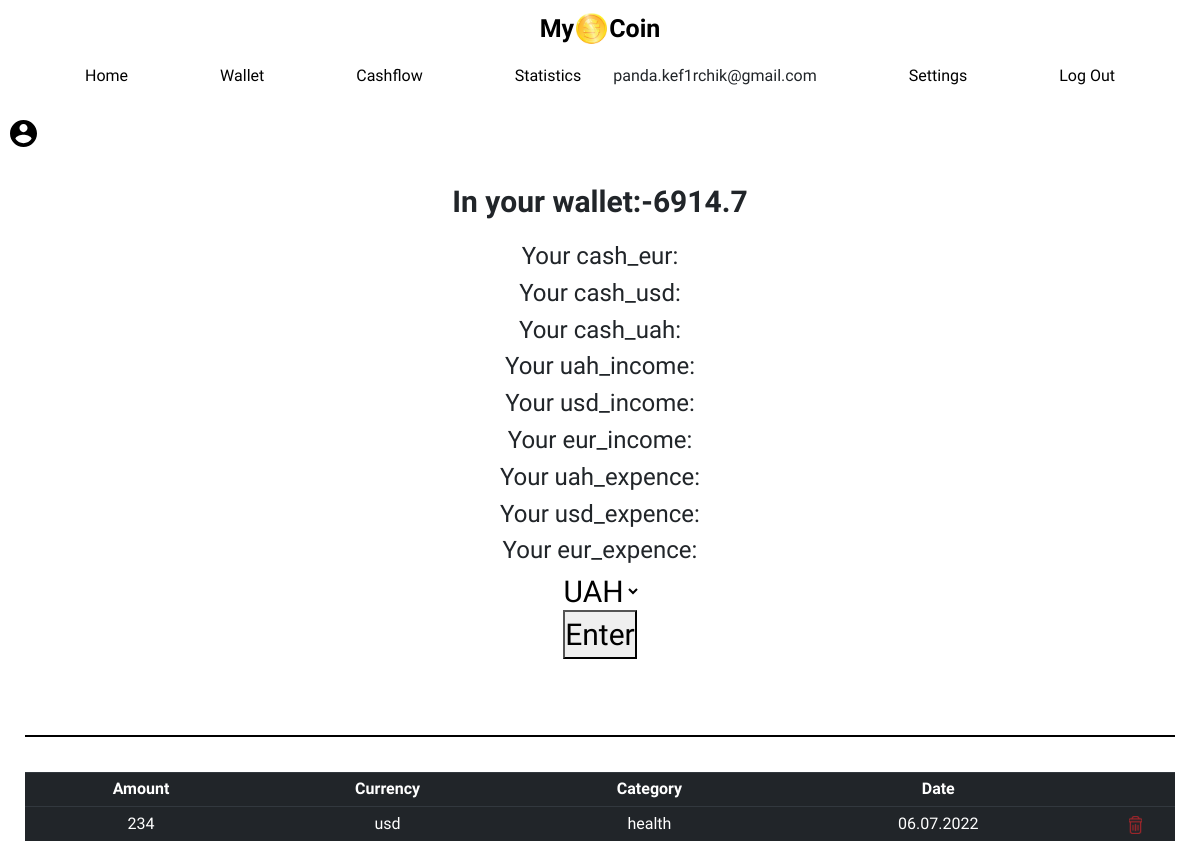
Page /wallet (signed in) on the earlier database version.
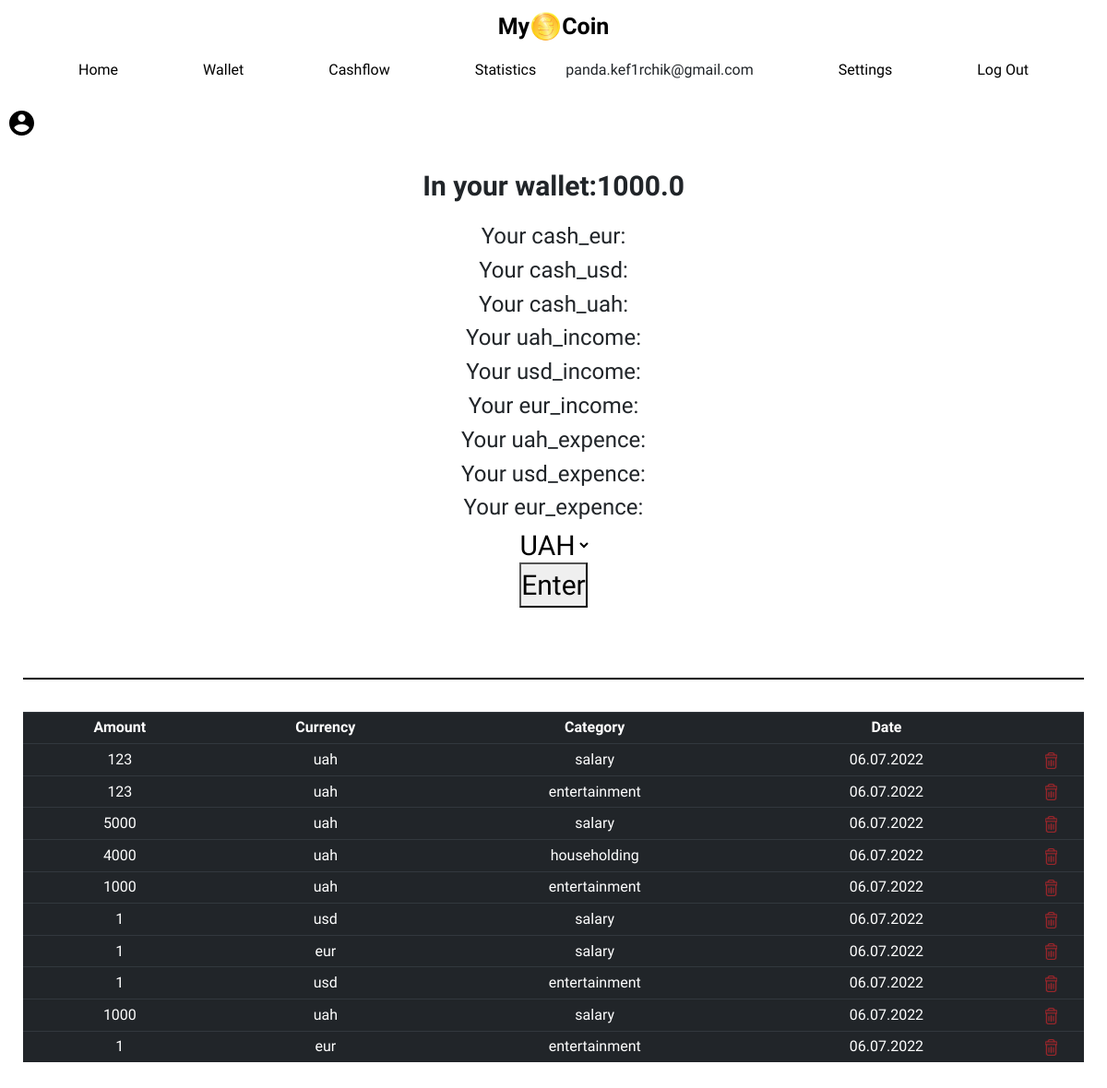
Same page on the later database version.
### tables this page shows
CREATE TABLE users (id INTEGER PRIMARY KEY AUTOINCREMENT NOT NULL,
username TEXT NOT NULL,
hash TEXT NOT NULL, confirmed BOOLEAN);

CREATE TABLE cashflow(    
      id INTEGER PRIMARY KEY AUTOINCREMENT NOT NULL ,
      cashflow_id INTEGER NOT NULL ,     
      type TEXT NOT NULL,
      count INTEGER,
      currency TEXT NOT NULL,
      category TEXT NOT NULL,
      daytime  DATETIME NOT NULL DEFAULT CURRENT_TIMESTAMP ,
      FOREIGN KEY(cashflow_id) REFERENCES users(id)
);

### app.py (the view)
@app.route("/wallet", methods=["GET", "POST"])
@login_required
def wallet():
    if request.method == "POST":
        uah_income = db.execute("SELECT sum(count) FROM cashflow WHERE type = 'income' and cashflow_id = ? and currency = 'uah'", session["user_id"])[0]["sum(count)"]
        usd_income = db.execute("SELECT sum(count) FROM cashflow WHERE type = 'income' and cashflow_id = ? and currency = 'usd'", session["user_id"])[0]["sum(count)"]
        eur_income = db.execute("SELECT sum(count) FROM cashflow WHERE type = 'income' and cashflow_id = ? and currency = 'eur'", session["user_id"])[0]["sum(count)"]
        uah_expence = db.execute("SELECT sum(count) FROM cashflow WHERE type = 'expense' and cashflow_id = ? and currency = 'uah'", session["user_id"])[0]["sum(count)"]
        usd_expence = db.execute("SELECT sum(count) FROM cashflow WHERE type = 'expense' and cashflow_id = ? and currency = 'usd'", session["user_id"])[0]["sum(count)"]
        eur_expence = db.execute("SELECT sum(count) FROM cashflow WHERE type = 'expense' and cashflow_id = ? and currency = 'eur'", session["user_id"])[0]["sum(count)"]
        if uah_income is None:
            uah_income = 0
        if usd_income is None:
            usd_income = 0
        if eur_income is None:
            eur_income = 0
        if uah_expence is None:
            uah_expence = 0
        if usd_expence is None:
            usd_expence = 0
        if eur_expence is None:
            eur_expence = 0
        cash_uah = uah_income - uah_expence
        cash_usd = usd_income - usd_expence
        cash_eur = eur_income - eur_expence
        currency = request.form.get("currency")
        if currency == "UAH":
            usd_to_uah = exchange_rate["usd_to_uah"]
            eur_to_uah = exchange_rate["eur_to_uah"]
            cash_usd_in_uah = int(cash_usd) * usd_to_uah
            cash_usd_in_uah = float(round(cash_usd_in_uah, 2))
            cash_eur_in_uah = int(cash_eur) * eur_to_uah
            cash_eur_in_uah = float(round(cash_eur_in_uah, 2))
            cash_uah = float(round(cash_uah, 2))
            money = cash_usd_in_uah + cash_eur_in_uah + float(cash_uah)
        elif currency == "USD":
            uah_to_usd = exchange_rate["uah_to_usd"]
            eur_to_usd = exchange_rate["eur_to_usd"]
            cash_uah_in_usd = int(cash_uah) * uah_to_usd
            cash_uah_in_usd = float(round(cash_uah_in_usd, 2))
            cash_eur_in_usd = int(cash_eur) * eur_to_usd
            cash_eur_in_usd = float(round(cash_eur_in_usd, 2))
            cash_usd = str(round(cash_usd, 2))
            money = cash_uah_in_usd + cash_eur_in_usd + float(cash_usd)
        else:
            usd_to_eur = exchange_rate["usd_to_eur"]
            uah_to_eur = exchange_rate["uah_to_eur"]
            cash_usd_in_eur = int(cash_usd) * usd_to_eur
            cash_usd_in_eur = float(round(cash_usd_in_eur, 2))
            cash_uah_in_eur = int(cash_uah) * uah_to_eur
            cash_uah_in_eur = float(round(cash_uah_in_eur, 2))
            cash_eur = float(round(cash_eur, 2))
            money = cash_usd_in_eur + cash_uah_in_eur + float(cash_eur)
        my_coin = db.execute("SELECT id,count,currency,category,strftime('%d.%m.%Y',daytime) FROM cashflow WHERE cashflow_id = ?", session["user_id"])
        name = db.execute("SELECT username FROM users WHERE id = ?", session["user_id"])
        try:
            return render_template("wallet.html", my_coin = my_coin,name = name[0]["username"],money = money,cash_uah = cash_uah,cash_usd = cash_usd,cash_eur =cash_eur,uah_income = uah_income,usd_income = usd_income,eur_income= eur_income,uah_expence =uah_expence,usd_expence = usd_expence, eur_expence = eur_expence)
        except TypeError:
            render_template("emptywallet.html",name = name[0]["username"])
    else:
        uah_income = db.execute("SELECT sum(count) FROM cashflow WHERE type = 'income' and cashflow_id = ? and currency = 'uah'", session["user_id"])[0]["sum(count)"]
        usd_income = db.execute("SELECT sum(count) FROM cashflow WHERE type = 'income' and cashflow_id = ? and currency = 'usd'", session["user_id"])[0]["sum(count)"]
        eur_income = db.execute("SELECT sum(count) FROM cashflow WHERE type = 'income' and cashflow_id = ? and currency = 'eur'", session["user_id"])[0]["sum(count)"]
        uah_expence = db.execute("SELECT sum(count) FROM cashflow WHERE type = 'expense' and cashflow_id = ? and currency = 'uah'", session["user_id"])[0]["sum(count)"]
        usd_expence = db.execute("SELECT sum(count) FROM cashflow WHERE type = 'expense' and cashflow_id = ? and currency = 'usd'", session["user_id"])[0]["sum(count)"]
        eur_expence = db.execute("SELECT sum(count) FROM cashflow WHERE type = 'expense' and cashflow_id = ? and currency = 'eur'", session["user_id"])[0]["sum(count)"]
        if uah_income is None:
            uah_income = 0
        if usd_income is None:
            usd_income = 0
        if eur_income is None:
            eur_income = 0
        if uah_expence is None:
            uah_expence = 0
        if usd_expence is None:
            usd_expence = 0
        if eur_expence is None:
            eur_expence = 0
        cash_uah = uah_income - uah_expence
        cash_usd = usd_income - usd_expence
        cash_eur = eur_income - eur_expence
        usd_to_uah = exchange_rate["usd_to_uah"]
        eur_to_uah = exchange_rate["eur_to_uah"]
        cash_usd_in_uah = int(cash_usd) * usd_to_uah
        cash_usd_in_uah = float(round(cash_usd_in_uah, 2))
        cash_eur_in_uah = int(cash_eur) * eur_to_uah
        cash_eur_in_uah = float(round(cash_eur_in_uah, 2))
        cash_uah = float(round(cash_uah, 2))
        money = cash_usd_in_uah + cash_eur_in_uah + float(cash_uah)
        my_coin = db.execute("SELECT id,count,currency,category,strftime('%d.%m.%Y',daytime) FROM cashflow WHERE cashflow_id = ?", session["user_id"])
        name = db.execute("SELECT username FROM users WHERE id = ?", session["user_id"])
        try:
            return render_template("wallet.html", my_coin = my_coin,name = name[0]["username"],money = money)
        except TypeError:
            render_template("emptywallet.html",name = name[0]["username"])

### app.py (called while the page is built)
@app.after_request
def after_request(response):
    response.headers["Cache-Control"] = "no-cache, no-store, must-revalidate"
    response.headers["Expires"] = 0
    response.headers["Pragma"] = "no-cache"
    return response

### helpers.py (called while the page is built)
def login_required(f):
    @wraps(f)
    def decorated_function(*args, **kwargs):
        if session.get("user_id") is None:
            return redirect("/login")
        return f(*args, **kwargs)
    return decorated_function

### templates/wallet.html (shortened to what this page needs)
{% extends "index.html" %}
{% block main %}
    <form class="wallet-page" action="/wallet" method="post">
        <div class="money-in-wallet">
            <label class="in-your-wallet">In your wallet:{{money}}<br></label>
                <h4>Your cash_eur:{{cash_eur}}</h4>
                <h4>Your cash_usd:{{cash_usd}}</h4>
                <h4>Your cash_uah:{{cash_uah}}</h4>
                <h4>Your uah_income:{{uah_income}}</h4>
                <h4>Your usd_income:{{usd_income}}</h4>
                <h4>Your eur_income:{{eur_income}}</h4>
                <h4>Your uah_expence:{{uah_expence}}</h4>
                <h4>Your usd_expence:{{usd_expence}}</h4>
                <h4>Your eur_expence:{{eur_expence}}</h4>
                <select name="currency" id="currency">
                <option id="currency-value" value="UAH">UAH</option>
                </select>
                <button type="submit">Enter</button>
        </div>
    </form>
    <form class="wallet-page" action="/wallet" method="get">
        <hr class="wallet-upper-line">
        <table id="tabula" class="table table-dark table-sm" >
            <tr class="wallet-history-title">
                <td>Amount</td>
                <td>Currency</td>
                <td>Category</td>
                <td>Date</td>
                <td></td>
            </tr>
            {% for coin in my_coin %}
                <tr class="wallet-history-description">
                    <td class="wallet-history">{{coin["count"]}}</td>
                    <td class="wallet-history">{{coin["currency"]}}</td>
                    <td class="wallet-history">{{coin["category"]}}</td>
                    <td class="wallet-history">{{coin["strftime('%d.%m.%Y',daytime)"]}}</td>
                    <td class="wallet-history"><a href="{{ url_for('delete', deleted_id = coin["id"]) }}"</a><img class="trash-icon" src="../static/img/trash-icon.svg" alt="delete button"></button></td>
                </tr>
            {% endfor %}
    </form>
{% endblock %}

### templates/index.html (shortened to what this page needs)
<!DOCTYPE html>
<html lang="en">
    <head>
        <link href="/static/index.css" rel="stylesheet">
        <link rel="stylesheet"
        href="https://maxcdn.bootstrapcdn.com/bootstrap/4.0.0/css/bootstrap.min.css"
>
    </head>
    <body>
        <header>
            <a class="company-title" href="/home">My<img class="company-logo" src="../static/img/title-icon.svg" alt="coin">Coin</a>
            <nav class="navbar">
                    {% if session["user_id"] %}
                        <ul class="nav-menu">
                            <li class="nav-item"><a class="nav-link" href="/home">Home</a></li>
                            <li class="nav-item"><a class="nav-link" href="/wallet">Wallet</a></li>
                            <li class="nav-item"><a class="nav-link" href="/cashflow">Cashflow</a></li>
                            <li class="nav-item"><a class="nav-link" href="/statistics">Statistics</a></li>
                        </ul>
                        <ul class="nav-menu">
                            <li class="nav-item"><a class="nav-link">{{name}}</a></li>
                            <li class="nav-item"><a class="nav-link" href="/settings">Settings</a></li>
                            <li class="nav-item"><a class="nav-link" href="/logout">Log Out</a></li>
                        </ul>
                    {% else %}
                        <ul class="nav-menu">
                            <li class="nav-item"><a class="nav-link" href="/register">Register</a></li>
                            <li class="nav-item"><a class="nav-link" href="/login">Log In</a></li>
                        </ul>
                    {% endif %}
            </nav>
            <div class="user-nav">
            <img class="user-icon" src="../static/img/user-icon.svg" alt="user icon">
            </div>
        </header>
        <main class="container-fluid py-5 text-center">
            <div class="col-md-10"></div>
            {% block main %}{% endblock %}
        </main>
    </body>
</html>

### static/index.css (style rules this page uses)
* { padding: 0; margin: 0; box-sizing: border-box; font-family: "Anek Latin", sans-serif; }
body { background-image: url("img/MyCoin-background.jpg"); background-size: cover; max-width: 100%; height: 100%; background-attachment: fixed; padding: 10px; }
header { display: flex; justify-content: space-between; align-items: center; height: 50px; }
header .company-title { display: flex; justify-content: center; align-items: center; font-size: 25px; font-weight: bold; }
header .company-title img { padding: 0 2px 0 2px; }
header li { list-style: none; }
header a { text-decoration: none; color: black; }
header .navbar { display: flex; min-height: 70px; justify-content: center; align-items: center; }
header .user-icon { padding-right: 15px; }
header .nav-menu { display: flex; align-items: center; gap: 60px; }

### static/wallet.css (style rules this page uses)
.money-in-wallet { font-size: 30px; font-weight: bold; display: flex; justify-content: center; align-items: center; flex-direction: column; }
.in-your-wallet { padding: 10px 0 10px 0; }
#currency { background: none; border: none; font-size: 30px; }
#currency-value { background: none; border: none; }
.wallet-page { padding-top: 60px; }
.wallet-history { font-family: "Klee One"; }
.wallet-history-title, .wallet-history-description { text-align: center; }
.wallet-history-title { font-size: medium; font-weight: bold; }
td { padding: 0 5px 0 5px; }
.wallet-upper-line { margin-bottom: 35px; width: 100%; height: 1.5px; display: flex; justify-content: center; background-color: black; border: black; }

Differences in the rows shown:
removed cashflow: count "234", currency "usd", category "health", coin "06.07.2022"
added cashflow: count "123", currency "uah", category "salary", coin "06.07.2022"
added cashflow: count "123", currency "uah", category "entertainment", coin "06.07.2022"
added cashflow: count "5000", currency "uah", category "salary", coin "06.07.2022"
added cashflow: count "4000", currency "uah", category "householding", coin "06.07.2022"
added cashflow: count "1000", currency "uah", category "entertainment", coin "06.07.2022"
added cashflow: count "1", currency "usd", category "salary", coin "06.07.2022"
added cashflow: count "1", currency "eur", category "salary", coin "06.07.2022"
added cashflow: count "1", currency "usd", category "entertainment", coin "06.07.2022"
added cashflow: count "1000", currency "uah", category "salary", coin "06.07.2022"
added cashflow: count "1", currency "eur", category "entertainment", coin "06.07.2022"
Other differences:
{{ money }}: "-6914.7" → "1000.0"
